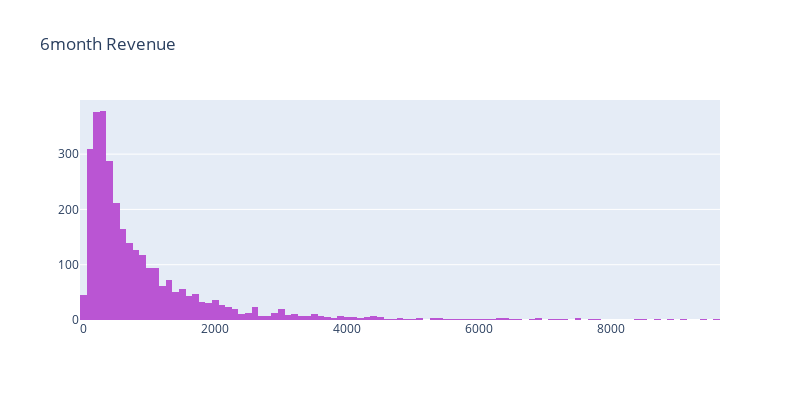

The code cell stored with this chart in its notebook:
### Markdown cell above
# 6 months Life Time Value for each customer -- for training different models.

### Code cell
#calculate revenue and create a new dataframe for it
configure_plotly_browser_state()

uk_6m['Revenue'] = uk_6m['UnitPrice'] * uk_6m['Quantity']
uk_user_6m = uk_6m.groupby('CustomerID')['Revenue'].sum().reset_index()
uk_user_6m.columns = ['CustomerID','m6_Revenue']

#plot LTV histogram
trace_data = [
    go.Histogram(
        x=uk_user_6m.query('m6_Revenue < 10000')['m6_Revenue'], marker = dict(color = 'mediumorchid',
                             line=dict(color='rgb(233,0,200)',)
                                                          ), nbinsy = 30
    )
]

trace_layout = go.Layout(width = 800, height= 400,  title='6month Revenue')
    
fig = go.Figure(data=trace_data, layout=trace_layout)
iplot(fig)

### Figure 1 — Plotly figure (JSON) as saved in the notebook; plotly's stock layout.template omitted (floating-point values rounded to 4 significant figures; data arrays with more than 128 entries replaced by an {"elided": "..."} marker saying what was removed)
{"data": [{"marker": {"color": "mediumorchid", "line": {"color": "rgb(233,0,200)"}}, "x": {"elided": "3099 float values"}, "nbinsy": 30, "type": "histogram"}], "layout": {"width": 800, "title": {"text": "6month Revenue"}, "height": 400}}
